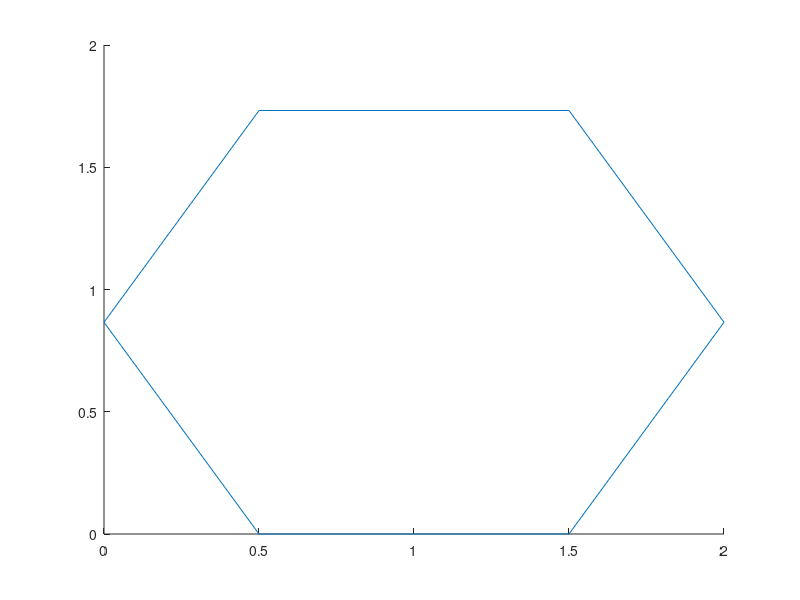

Write the MATLAB code that produced this figure. (Note: this script raises an error after producing the figure.)
clear all;
clc;
v{1}(:,1) = [0 1 3/2 1 0 -1/2 0]; 
v{1}(:,2) = [0 0 sqrt(3)/2 sqrt(3) sqrt(3) sqrt(3)/2 0];
v{2}(:,1) = [0 1 1 0 0];
v{2}(:,2) = [0 0 1 1 0];

list=[1 1 2 2 1 1 2 1 2 1 1 2 2 2 1 1 2 2];

res{1}(:,1)=v{list(1)}(:,1)-min(v{list(1)}(:,1));
res{1}(:,2)=v{list(1)}(:,2)-min(v{list(1)}(:,2));
figure 
hold on
%plot(out(:,1),out(:,2))
k=1;
col=1;
lb=0;
plot(res{1}(:,1),res{1}(:,2))
for i=2:length(list)
    clear out;
    for j=k:i-1
        out{j-k+1} = out_polygon(res{j},v{list(i)});
    end
    out_union = get_union(out);
    
    res{i}=check(out_union,v{list(i)},10,10,lb);
    if(res{i}(1,2)<res{i-1}(1,2))
        col=col+1;
        k=i;
        for ii=1:i-1
            lb=max(lb,max(res{ii}(:,1)));
        end
    end
    plot(res{i}(:,1),res{i}(:,2));
end
%plot(out_union(:,1),out_union(:,2))